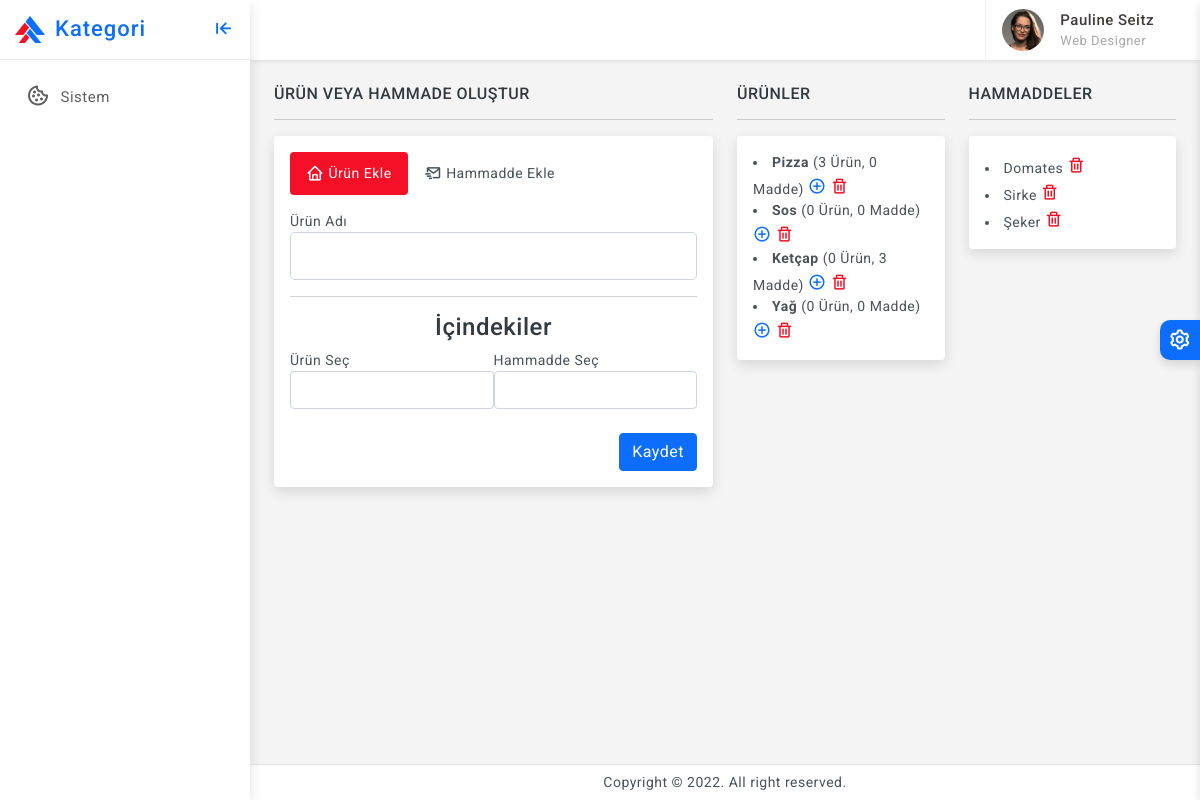
The page /index.php/settings on the database its author committed.
### tables this page shows
CREATE TABLE IF NOT EXISTS `products` (
  `products_id` int(11) NOT NULL AUTO_INCREMENT,
  `products_name` varchar(250) NOT NULL,
  `products_cratedat` datetime NOT NULL DEFAULT CURRENT_TIMESTAMP,
  PRIMARY KEY (`products_id`)
);

CREATE TABLE IF NOT EXISTS `materials` (
  `materials_id` int(11) NOT NULL AUTO_INCREMENT,
  `materials_name` varchar(350) NOT NULL,
  `materials_createdat` datetime NOT NULL DEFAULT CURRENT_TIMESTAMP,
  PRIMARY KEY (`materials_id`)
);

### application/controllers/Settings.php (called while the page is built, shortened)
<?php
class Settings extends CI_Controller {
	public function __construct()
	{
		$this->load->model("default_model");
	}
	public function index()
	{
		$viewData = new stdClass();
		$viewData->url="settings";
		$products = $this->default_model->get_all("products", array(), "products_id DESC");
		$viewData->products = $products;
		$materials = $this->default_model->get_all("materials", array(), "materials_id DESC");
		$viewData->materials = $materials;
		$materialsselect = $this->default_model->get_all("materials", array("materials_id"=>@$id), "");
		$viewData->materialsselect = $materialsselect;
		$this->load->view('settings.php', $viewData);
	}
}

### index.php (called while the page is built, shortened)
<?php
require_once BASEPATH.'core/CodeIgniter.php';

### application/models/Default_model.php (called while the page is built, shortened)
<?php
class Default_model extends CI_Model {
	public function get_all($tableName, $where = array(),$order)
	{
		return $this->db->where($where)->order_by($order)->get($tableName)->result();
	}
    public function count($tableName,$where = array())
    {
        return $this->db->where($where)->count_all_results($tableName);
    }
}

### application/views/settings.php (the view, shortened to what this page needs)
<?php $this->load->view("top-header.php"); ?>
	<div class="wrapper">
		<?php $this->load->view("header.php"); ?>
		<div class="page-wrapper">
			<div class="page-content">
				<div class="row">
					<div class="col col-md-6">
						<h6 class="mb-0 text-uppercase">Ürün veya Hammade oluştur</h6>
						<hr/>
						<div class="card">
							<div class="card-body">
								<ul class="nav nav-pills nav-pills-danger mb-3" role="tablist">
									<li class="nav-item" role="presentation">
										<a class="nav-link active" data-bs-toggle="pill" href="#danger-pills-siteayar" role="tab" aria-selected="true">
											<div class="d-flex align-items-center">
												<div class="tab-icon"><i class='bx bx-home font-18 me-1'></i>
												</div>
												<div class="tab-title">Ürün Ekle</div>
											</div>
										</a>
									</li>
									<li class="nav-item" role="presentation">
										<a class="nav-link" data-bs-toggle="pill" href="#danger-pills-iletisimayar" role="tab" aria-selected="false">
											<div class="d-flex align-items-center">
												<div class="tab-icon"><i class='bx bx-mail-send font-18 me-1'></i>
												</div>
												<div class="tab-title">Hammadde Ekle</div>
											</div>
										</a>
									</li>
								</ul>
								<div class="tab-content" id="danger-pills-tabContent">
									<div class="tab-pane fade show active" id="danger-pills-siteayar" role="tabpanel">
										<form action="settings/insertproduct/" method="POST" enctype="multipart/form-data">
											<div class="form-group">
												<label>Ürün Adı</label>
												<input type="text" value=""  name="productName" class="form-control form-control-lg mb-3">
											</div>
											<hr>
											<center><h4>İçindekiler</h4></center>
											<div class="form-group col-md-6 float-start">
												<label>Ürün Seç</label>
											</div>
											<div class="form-group col-md-6 float-end">
												<label>Hammadde Seç</label>
											</div>
											<div class="form-group float-end mt-4">
												<input type="submit" name="footer" class="btn btn-primary" value="Kaydet">
											</div>
										</form>
									</div>
									</div>
								</div>
							</div>
						</div>
						<div class="col col-md-3">
							<h6 class="mb-0 text-uppercase">Ürünler</h6>
							<hr/>
							<div class="card">
								<div class="card-body">
									<div class="tab-content" id="danger-pills-tabContent">
										<div class="tab-pane fade show active" id="danger-pills-siteayar" role="tabpanel">
											<?php
												foreach ($products as $productsList) {
													?>
														<li class="dataPrint_<?php echo $productsList->products_id ?>"><b><?php echo $productsList->products_name ?> </b>
																(<?php echo $this->dm->count("product_to_product",array("products_id" => $productsList->products_id)); ?> Ürün,
																<?php echo $this->dm->count("product_to_material",array("products_id" => $productsList->products_id)); ?> Madde)
																<i class="bx bx-plus-circle font-18 text-primary productDetail" data-id="<?php echo $productsList->products_id ?>" data-url="<?php echo base_url( "settings/deneme/$productsList->products_id") ?>"></i>
																<i class="bx bx-trash font-18 text-danger deleteProduct" data-id="<?php echo $productsList->products_id ?>" data-url="<?php echo base_url( "settings/deleteproduct/$productsList->products_id") ?>"></i>
														</li>
													<?php
												}
											?>
										</div>
									</div>
								</div>
							</div>
						</div>
					<div class="col col-md-3">
							<h6 class="mb-0 text-uppercase">Hammaddeler</h6>
							<hr/>
							<div class="card">
								<div class="card-body">
									<div class="tab-content" id="danger-pills-tabContent">
										<div class="tab-pane fade show active" id="danger-pills-siteayar" role="tabpanel">
											<?php
												foreach ($materials as $materialsList) {
													?>
														<li><?php echo $materialsList->materials_name ?>
																<i class="bx bx-trash font-18 text-danger deleteProduct" data-id="<?php echo $materialsList->materials_id ?>" data-url="<?php echo base_url( "settings/deletematerial/$materialsList->materials_id") ?>"></i>
														</li>
													<?php
												}
											?>
										</div>
									</div>
								</div>
							</div>
						</div>
				   </div>
			</div>
		</div>
	<?php $this->load->view("footer.php"); ?>
	<?php $this->load->view("bottom-footer.php"); ?>

### application/views/top-header.php (shortened to what this page needs)
<!doctype html>
<html lang="en">
<head>
	<link rel="stylesheet" href="<?php echo base_url(); ?>assets/plugins/notifications/css/lobibox.min.css" />
	<link href="<?php echo base_url(); ?>assets/plugins/vectormap/jquery-jvectormap-2.0.2.css" rel="stylesheet"/>
	<link href="<?php echo base_url(); ?>assets/plugins/simplebar/css/simplebar.css" rel="stylesheet" />
	<link href="<?php echo base_url(); ?>assets/plugins/perfect-scrollbar/css/perfect-scrollbar.css" rel="stylesheet" />
	<link href="<?php echo base_url(); ?>assets/plugins/metismenu/css/metisMenu.min.css" rel="stylesheet" />
	<link href="<?php echo base_url(); ?>assets/css/pace.min.css" rel="stylesheet" />
	<link href="<?php echo base_url(); ?>assets/css/bootstrap.min.css" rel="stylesheet">
	<link href="<?php echo base_url(); ?>assets/css/app.css" rel="stylesheet">
	<link href="<?php echo base_url(); ?>assets/css/icons.css" rel="stylesheet">
	<link href="<?php echo base_url(); ?>assets/plugins/select2/css/select2.min.css" rel="stylesheet" />
	<link href="<?php echo base_url(); ?>assets/plugins/select2/css/select2-bootstrap4.css" rel="stylesheet" />
	<link rel="stylesheet" href="<?php echo base_url(); ?>assets/css/dark-theme.css" />
	<link rel="stylesheet" href="<?php echo base_url(); ?>assets/css/semi-dark.css" />
	<link rel="stylesheet" href="<?php echo base_url(); ?>assets/css/header-colors.css" />
	<link rel="stylesheet" href="https://unpkg.com/dropzone@5/dist/min/dropzone.min.css" type="text/css" />
</head>
<body>

### application/views/header.php (shortened to what this page needs)
<div class="sidebar-wrapper" data-simplebar="true">
	<div class="sidebar-header">
		<div>
			<img src="<?php echo base_url(); ?>assets/images/logo-icon.png" class="logo-icon" alt="logo icon">
		</div>
		<div>
			<h4 class="logo-text">Kategori</h4>
		</div>
		<div class="toggle-icon ms-auto"><i class='bx bx-arrow-to-left'></i>
		</div>
	</div>
	<ul class="metismenu" id="menu">
		<li>
			<a href="<?php echo base_url(); ?>settings">
				<div class="parent-icon"><i class='bx bx-cookie'></i>
				</div>
				<div class="menu-title">Sistem</div>
			</a>
		</li>
	</ul>
</div>
<header>
	<div class="topbar d-flex align-items-center">
		<nav class="navbar navbar-expand">
			<div class="user-box dropdown">
				<a class="d-flex align-items-center nav-link dropdown-toggle dropdown-toggle-nocaret" href="#" role="button" data-bs-toggle="dropdown" aria-expanded="false">
					<img src="<?php echo base_url(); ?>assets/images/avatars/avatar-2.png" class="user-img" alt="user avatar">
					<div class="user-info ps-3">
						<p class="user-name mb-0">Pauline Seitz</p>
						<p class="designattion mb-0">Web Designer</p>
					</div>
				</a>
			</div>
		</nav>
	</div>
</header>

### application/views/footer.php (shortened to what this page needs)
	<footer class="page-footer">
		<p class="mb-0">Copyright © 2022. All right reserved.</p>
	</footer>
</div>
<div class="switcher-wrapper">
	<div class="switcher-btn"> <i class='bx bx-cog bx-spin'></i>
	</div>
</div>

### application/views/bottom-footer.php (shortened to what this page needs)
</body>
</html>

### assets/css/app.css (style rules this page uses)
body { font-size: 14px; color: #4c5258; letter-spacing: .5px; background-color: #f4f4f4; overflow-x: hidden; font-family: Roboto, sans-serif }
a { text-decoration: none }
.wrapper { width: 100%; position: relative }
.sidebar-wrapper { width: 250px; height: 100%; position: fixed; top: 0; bottom: 0; left: 0; background: #fff; border-right: 0 solid #e4e4e4; z-index: 11; box-shadow: 0 .3rem .8rem rgba(0, 0, 0, .12)!important; transition: all .2s ease-out }
.sidebar-header { width: 250px; height: 60px; display: flex; align-items: center; position: absolute; top: 0; bottom: 0; padding: 0 15px; z-index: 5; background: #fff; background-clip: padding-box; border-bottom: 1px solid #e4e4e4 }
.logo-icon { width: 30px }
.logo-text { font-size: 22px; margin-left: 10px; margin-bottom: 0; letter-spacing: 1px; color: #0d6efd }
.toggle-icon { font-size: 22px; cursor: pointer; color: #0d6efd }
.topbar { position: fixed; top: 0; left: 250px; right: 0; height: 60px; background: #fff; border-bottom: 1px solid rgb(228 228 228 / 0%); z-index: 10; box-shadow: 0 .125rem .25rem rgba(0, 0, 0, .075)!important }
.topbar .navbar { width: 100%; height: 60px; padding-left: 30px; padding-right: 30px }
.page-wrapper { height: 100%; margin-top: 60px; margin-bottom: 30px; margin-left: 250px }
.page-content { padding: 1.5rem 1.5rem 0.7rem 1.5rem }
.page-footer { background: #fff; left: 250px; right: 0; bottom: 0; position: fixed; text-align: center; padding: 7px; font-size: 14px; border-top: 1px solid #e4e4e4; z-index: 3 }
.sidebar-wrapper ul { padding: 0; margin: 0; list-style: none; background: 0 0 }
.sidebar-wrapper .metismenu { background: 0 0; display: -webkit-box; display: -ms-flexbox; display: flex; padding: 10px; margin-top: 60px; -webkit-box-orient: vertical; -webkit-box-direction: normal; -ms-flex-direction: column; flex-direction: column }
.sidebar-wrapper .metismenu li:first-child { margin-top: 5px }
.sidebar-wrapper .metismenu li:last-child { margin-bottom: 5px }
.sidebar-wrapper .metismenu>li { display: -webkit-box; display: -ms-flexbox; display: flex; -webkit-box-orient: vertical; -webkit-box-direction: normal; -ms-flex-direction: column; flex-direction: column; position: relative }
.sidebar-wrapper .metismenu a { position: relative; display: flex; align-items: center; justify-content: left; padding: 8px 15px; font-size: 15px; color: #5f5f5f; outline-width: 0; text-overflow: ellipsis; overflow: hidden; letter-spacing: .5px; border: 1px solid #ffffff00; transition: all .3s ease-out }
.sidebar-wrapper .metismenu a .parent-icon { font-size: 24px; line-height: 1 }
.sidebar-wrapper .metismenu a .menu-title { margin-left: 10px }
.font-18 { font-size: 18px }
.nav-pills-danger.nav-pills .nav-link.active { color: #fff; background-color: #f41127 }
input::placeholder { color: #000!important; opacity: .3!important }
.dropdown-toggle-nocaret:after { display: none }
.user-img { width: 42px; height: 42px; border-radius: 50%; border: 0 solid #e5e5e5; padding: 0 }
.user-info .user-name { font-size: 15px; font-weight: 500; color: #413c3c }
.user-info .designattion { font-size: 13px; color: #a9a8a8 }
.user-box { display: flex; align-items: center; height: 60px; border-left: 1px solid #f0f0f0; margin-left: 1rem }
.switcher-wrapper { width: 280px; height: 100%; position: fixed; right: -280px; top: 0; bottom: 0; z-index: 16; background: #fff; border-left: 0 solid #d2d2d2; box-shadow: 0 .3rem .6rem rgba(0, 0, 0, .13); transition: all .2s ease-out }
.switcher-btn { width: 40px; height: 40px; line-height: 40px; font-size: 24px; background: #0d6efd; box-shadow: 0 .3rem .6rem rgba(0, 0, 0, .13); color: #fff; text-align: center; border-top-left-radius: 10px; border-bottom-left-radius: 10px; position: absolute; top: 40%; right: 100%; cursor: pointer }

### rows shown on the page
products: products_name "Pizza", products_id "3", products_id "0"
products: products_name "Sos", products_id "0"
products: products_name "Ketçap", products_id "0", products_id "3"
products: products_name "Yağ", products_id "0"
materials: materials_name "Domates"
materials: materials_name "Sirke"
materials: materials_name "Şeker"
